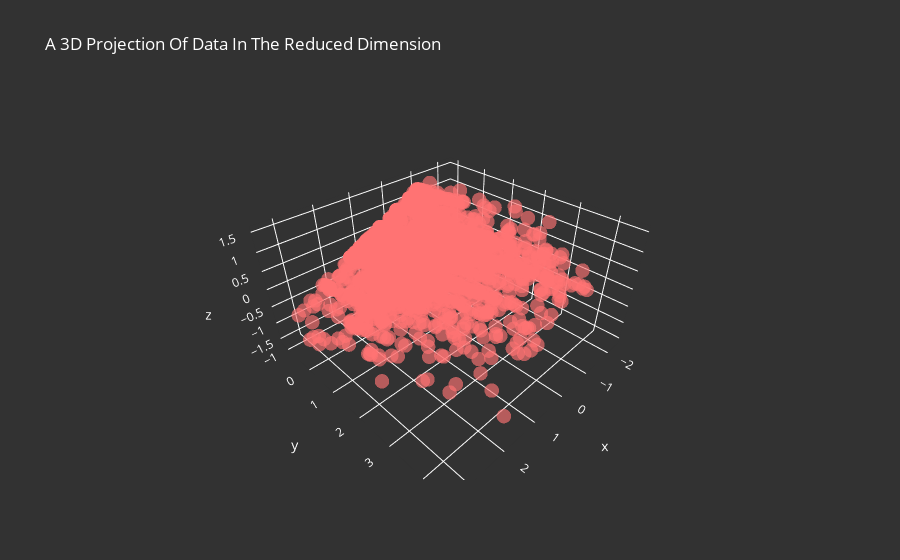

Source (notebook cell):
### Code cell
x = PCA_data["PCA1"]
y = PCA_data["PCA2"]
z = PCA_data["PCA3"]

fig = go.Figure(data=[go.Scatter3d(
    x=x,
    y=y,
    z=z,
    mode='markers',
    marker=dict(
        color='rgba(205, 92, 92, 0.8)',  
        size=5,
        opacity=0.8
    )
)])


fig.update_layout(
    title="A 3D Projection Of Data In The Reduced Dimension",
    scene=dict(
        xaxis=dict(backgroundcolor=background_color, color=text_color, gridcolor=text_color),
        yaxis=dict(backgroundcolor=background_color, color=text_color, gridcolor=text_color),
        zaxis=dict(backgroundcolor=background_color, color=text_color, gridcolor=text_color),
    ),
    paper_bgcolor=background_color,
    font=dict(color=text_color)
)

fig.show()

### Figure 1 — Plotly figure (JSON) as saved in the notebook; plotly's stock layout.template omitted (floating-point values rounded to 4 significant figures; data arrays with more than 128 entries replaced by an {"elided": "..."} marker saying what was removed)
{"data": [{"marker": {"color": "rgba(205, 92, 92, 0.8)", "opacity": 0.8, "size": 5}, "mode": "markers", "type": "scatter3d", "x": {"elided": "3464 float values"}, "y": {"elided": "3464 float values"}, "z": {"elided": "3464 float values"}}], "layout": {"font": {"color": "white"}, "paper_bgcolor": "rgba(50, 50, 50, 1)", "scene": {"xaxis": {"backgroundcolor": "rgba(50, 50, 50, 1)", "color": "white", "gridcolor": "white"}, "yaxis": {"backgroundcolor": "rgba(50, 50, 50, 1)", "color": "white", "gridcolor": "white"}, "zaxis": {"backgroundcolor": "rgba(50, 50, 50, 1)", "color": "white", "gridcolor": "white"}}, "title": {"text": "A 3D Projection Of Data In The Reduced Dimension"}}}
